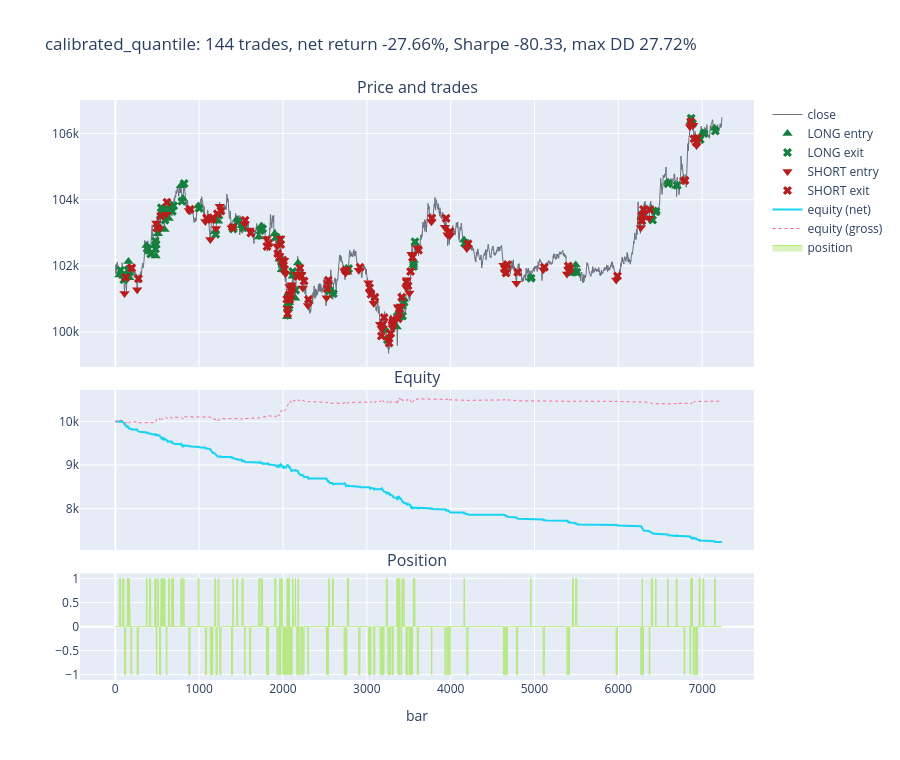

This figure's notebook cell:
### Markdown cell above
Static copy of that first result (the widget above holds the live one):

### Code cell
from neural_trade.registries.visualizations import Visualizations

display(explorer.summary_frame().round(4))
Visualizations.build("plotly_trading", explorer.last, explorer.config, bars=explorer.bars).show()

### Figure 1 — Plotly figure (JSON) as saved in the notebook; plotly's stock layout.template omitted (floating-point values rounded to 4 significant figures; data arrays with more than 128 entries replaced by an {"elided": "..."} marker saying what was removed)
{"data": [{"line": {"color": "#6b7280", "width": 1}, "name": "close", "type": "scatter", "x": {"elided": "7236 int values"}, "xaxis": "x", "y": {"elided": "7236 float values"}, "yaxis": "y"}, {"hovertext": ["quantile size 10,000", "quantile size 9,995", "quantile size 9,891", "quantile size 9,880", "quantile size 9,836", "quantile size 9,763", "quantile size 9,734", "quantile size 9,709", "quantile size 9,702", "quantile size 9,673", "quantile size 9,683", "quantile size 9,624", "quantile size 9,627", "quantile size 9,607", "quantile size 9,582", "quantile size 9,536", "quantile size 9,542", "quantile size 9,506", "quantile size 9,489", "quantile size 9,427", "quantile size 9,427", "quantile size 9,278", "quantile size 9,194", "quantile size 9,166", "quantile size 9,144", "quantile size 9,119", "quantile size 9,058", "quantile size 9,056", "quantile size 9,010", "quantile size 8,972", "quantile size 9,005", "quantile size 8,980", "quantile size 8,990", "quantile size 8,995", "quantile size 8,974", "quantile size 8,958", "quantile size 8,874", "quantile size 8,869", "quantile size 8,860", "quantile size 8,628", "quantile size 8,589", "quantile size 8,524", "quantile size 8,386", "quantile size 8,255", "quantile size 8,278", "quantile size 8,261", "quantile size 8,191", "quantile size 8,152", "quantile size 8,020", "quantile size 8,000", "quantile size 7,911", "quantile size 7,767", "quantile size 7,680", "quantile size 7,670", "quantile size 7,582", "quantile size 7,537", "quantile size 7,462", "quantile size 7,423", "quantile size 7,406", "quantile size 7,389", "quantile size 7,335", "quantile size 7,326", "quantile size 7,285", "quantile size 7,270", "quantile size 7,254"], "marker": {"color": "#15803d", "size": 9, "symbol": "triangle-up"}, "mode": "markers", "name": "LONG entry", "type": "scatter", "x": [48, 87, 143, 157, 167, 372, 408, 473, 478, 481, 509, 543, 554, 570, 587, 637, 672, 687, 783, 806, 989, 1187, 1226, 1402, 1450, 1511, 1712, 1742, 1902, 1962, 1980, 1987, 2050, 2060, 2063, 2074, 2116, 2146, 2180, 2546, 2590, 2768, 3233, 3357, 3376, 3391, 3421, 3442, 3556, 3561, 4160, 4955, 5455, 5492, 6277, 6285, 6394, 6446, 6589, 6691, 6867, 6871, 6964, 7009, 7148], "xaxis": "x", "y": [101700.0, 101700.0, 101800.0, 102100.0, 101600.0, 102600.0, 102400.0, 102600.0, 102600.0, 102300.0, 103000.0, 103500.0, 103700.0, 103600.0, 103100.0, 103400.0, 103800.0, 103800.0, 104400.0, 104000.0, 103800.0, 103000.0, 103400.0, 103200.0, 103400.0, 103200.0, 102900.0, 103200.0, 103000.0, 102200.0, 102200.0, 101900.0, 100500.0, 101100.0, 100700.0, 100900.0, 101700.0, 101000.0, 102100.0, 101500.0, 101200.0, 101800.0, 100000.0, 100200.0, 100400.0, 100700.0, 100800.0, 101000.0, 102000.0, 102200.0, 102800.0, 101600.0, 101800.0, 102000.0, 103500.0, 103500.0, 103700.0, 103700.0, 104500.0, 104400.0, 106400.0, 106400.0, 105800.0, 106000.0, 106200.0], "yaxis": "y"}, {"hovertext": ["TIME net -5.27", "TIME net -36.03", "REV net -10.73", "REV net -44.42", "REV net -2.56", "REV net -28.42", "TIME net -24.87", "REV net -7.70", "REV net -28.46", "REV net +14.51", "REV net -3.50", "REV net +3.02", "TIME net -20.55", "REV net -24.96", "REV net +7.10", "REV net +5.54", "REV net -35.82", "REV net -16.76", "SL net -61.64", "TIME net +21.83", "REV net -24.89", "REV net -25.77", "REV net -2.56", "REV net -21.97", "REV net -25.24", "TIME net -23.44", "TIME net -1.46", "TIME net -25.40", "REV net -27.17", "REV net +33.75", "REV net -25.51", "REV net -13.91", "REV net +7.05", "REV net -20.41", "REV net +9.93", "REV net -24.77", "REV net -5.21", "REV net +3.80", "REV net -51.29", "REV net -39.15", "REV net -22.50", "TIME net -7.90", "REV net -40.06", "REV net +9.24", "REV net -12.09", "REV net -31.87", "REV net -39.86", "REV net -22.93", "REV net -19.45", "REV net +28.29", "REV net -23.29", "REV net -16.34", "REV net -10.13", "TIME net -32.15", "REV net -22.01", "REV net -14.49", "TIME net -38.98", "REV net -16.83", "REV net -17.33", "REV net -12.67", "REV net -8.96", "TIME net -18.27", "REV net -14.44", "REV net -16.24", "REV net -20.48"], "marker": {"color": "#15803d", "size": 8, "symbol": "x"}, "mode": "markers", "name": "LONG exit", "type": "scatter", "x": [63, 102, 153, 161, 168, 379, 423, 477, 479, 486, 513, 549, 569, 572, 593, 646, 680, 695, 794, 821, 1000, 1198, 1236, 1406, 1460, 1526, 1727, 1757, 1916, 1967, 1982, 1992, 2053, 2061, 2069, 2075, 2117, 2151, 2185, 2554, 2601, 2783, 3246, 3370, 3380, 3393, 3426, 3445, 3558, 3575, 4167, 4959, 5464, 5507, 6282, 6287, 6409, 6450, 6594, 6701, 6869, 6886, 6976, 7021, 7157], "xaxis": "x", "y": [101900.0, 101600.0, 101900.0, 101900.0, 101800.0, 102500.0, 102400.0, 102800.0, 102500.0, 102700.0, 103100.0, 103800.0, 103700.0, 103500.0, 103400.0, 103700.0, 103600.0, 103800.0, 104000.0, 104500.0, 103700.0, 103000.0, 103500.0, 103100.0, 103300.0, 103200.0, 103100.0, 103100.0, 102900.0, 102800.0, 102100.0, 101900.0, 100700.0, 101100.0, 101000.0, 100800.0, 101800.0, 101300.0, 101700.0, 101300.0, 101200.0, 101900.0, 99770.0, 100500.0, 100500.0, 100500.0, 100500.0, 100900.0, 102000.0, 102700.0, 102700.0, 101600.0, 101800.0, 101800.0, 103400.0, 103500.0, 103400.0, 103600.0, 104500.0, 104400.0, 106500.0, 106300.0, 105800.0, 106000.0, 106100.0], "yaxis": "y"}, {"hovertext": ["quantile size 9,959", "quantile size 9,833", "quantile size 9,815", "quantile size 9,688", "quantile size 9,679", "quantile size 9,589", "quantile size 9,449", "quantile size 9,402", "quantile size 9,373", "quantile size 9,300", "quantile size 9,253", "quantile size 9,192", "quantile size 9,186", "quantile size 9,095", "quantile size 9,068", "quantile size 9,031", "quantile size 9,034", "quantile size 8,983", "quantile size 8,985", "quantile size 9,006", "quantile size 8,966", "quantile size 8,935", "quantile size 8,941", "quantile size 8,997", "quantile size 8,984", "quantile size 8,933", "quantile size 8,949", "quantile size 8,927", "quantile size 8,882", "quantile size 8,873", "quantile size 8,809", "quantile size 8,775", "quantile size 8,762", "quantile size 8,726", "quantile size 8,693", "quantile size 8,651", "quantile size 8,566", "quantile size 8,547", "quantile size 8,516", "quantile size 8,492", "quantile size 8,487", "quantile size 8,475", "quantile size 8,443", "quantile size 8,456", "quantile size 8,430", "quantile size 8,346", "quantile size 8,338", "quantile size 8,312", "quantile size 8,292", "quantile size 8,264", "quantile size 8,266", "quantile size 8,229", "quantile size 8,129", "quantile size 8,099", "quantile size 8,097", "quantile size 8,028", "quantile size 8,028", "quantile size 8,018", "quantile size 7,993", "quantile size 7,956", "quantile size 7,937", "quantile size 7,887", "quantile size 7,861", "quantile size 7,854", "quantile size 7,841", "quantile size 7,809", "quantile size 7,751", "quantile size 7,730", "quantile size 7,696", "quantile size 7,637", "quantile size 7,613", "quantile size 7,560", "quantile size 7,522", "quantile size 7,496", "quantile size 7,376", "quantile size 7,361", "quantile size 7,308", "quantile size 7,321", "quantile size 7,315"], "marker": {"color": "#b91c1c", "size": 9, "symbol": "triangle-down"}, "mode": "markers", "name": "SHORT entry", "type": "scatter", "x": [110, 187, 261, 489, 529, 609, 878, 1074, 1133, 1153, 1202, 1246, 1387, 1543, 1601, 1805, 1817, 1929, 1953, 1969, 2000, 2015, 2031, 2054, 2071, 2077, 2083, 2086, 2102, 2166, 2188, 2219, 2237, 2298, 2520, 2535, 2731, 2747, 2904, 3019, 3035, 3082, 3159, 3175, 3191, 3251, 3276, 3303, 3310, 3371, 3383, 3407, 3470, 3478, 3509, 3533, 3602, 3771, 3932, 3962, 3990, 4193, 4630, 4646, 4662, 4785, 5105, 5388, 5404, 5975, 6270, 6283, 6296, 6369, 6785, 6855, 6894, 6915, 6934], "xaxis": "x", "y": [101200.0, 102000.0, 101300.0, 103300.0, 103100.0, 103600.0, 103700.0, 103300.0, 102800.0, 103400.0, 103100.0, 103800.0, 103200.0, 103300.0, 103100.0, 102800.0, 102600.0, 102600.0, 102300.0, 102800.0, 102000.0, 102200.0, 101800.0, 100700.0, 101000.0, 101400.0, 101000.0, 101000.0, 101400.0, 101700.0, 101700.0, 101700.0, 101300.0, 100800.0, 101000.0, 101500.0, 101900.0, 101800.0, 101900.0, 101500.0, 101200.0, 100900.0, 100200.0, 100100.0, 100100.0, 99770.0, 99850.0, 100300.0, 100100.0, 100800.0, 100700.0, 100800.0, 101300.0, 101600.0, 101200.0, 102300.0, 102600.0, 103300.0, 103200.0, 102900.0, 102900.0, 102500.0, 102000.0, 101800.0, 101800.0, 101500.0, 101900.0, 101800.0, 101900.0, 101600.0, 103200.0, 103400.0, 103600.0, 103400.0, 104600.0, 106200.0, 106300.0, 105800.0, 105600.0], "yaxis": "y"}, {"hovertext": ["TIME net -67.81", "REV net -18.59", "TIME net -52.03", "REV net -4.83", "REV net -55.23", "REV net -52.68", "TIME net -22.18", "TIME net -28.74", "TIME net -73.73", "REV net -21.14", "TIME net -58.58", "TIME net -5.91", "REV net -19.59", "REV net -27.67", "TIME net -9.90", "REV net +3.19", "REV net -24.24", "REV net +2.51", "REV net -13.20", "REV net -0.77", "REV net -31.00", "REV net +6.00", "TIME net +49.75", "REV net -2.84", "REV net -26.42", "REV net +16.54", "REV net -22.78", "TIME net -44.85", "REV net -7.57", "REV net -12.36", "TIME net -34.46", "REV net -12.79", "TIME net -36.03", "REV net -32.97", "REV net -41.59", "REV net -23.61", "TIME net -18.82", "TIME net -23.06", "TIME net -24.54", "TIME net -4.64", "TIME net -11.98", "TIME net -32.40", "TIME net +13.14", "TIME net -26.26", "TIME net -43.56", "TIME net -8.16", "REV net -25.76", "REV net -20.07", "REV net -36.79", "REV net +13.23", "REV net -4.49", "REV net -37.74", "REV net -29.70", "REV net -1.86", "SL net -68.65", "REV net -8.89", "TIME net -10.11", "REV net -25.25", "REV net -36.78", "TIME net -19.60", "REV net -26.00", "TIME net -26.79", "TIME net -6.84", "TIME net -12.31", "TIME net -32.88", "TIME net -41.34", "REV net -21.12", "TIME net -33.73", "TIME net -16.35", "TIME net -24.02", "REV net -30.95", "REV net -23.86", "REV net -25.95", "REV net -33.95", "REV net -15.17", "REV net -25.86", "REV net +13.23", "TIME net -6.76", "REV net -29.95"], "marker": {"color": "#b91c1c", "size": 8, "symbol": "x"}, "mode": "markers", "name": "SHORT exit", "type": "scatter", "x": [125, 196, 276, 495, 542, 616, 893, 1089, 1148, 1164, 1217, 1261, 1400, 1548, 1616, 1810, 1830, 1938, 1959, 1973, 2001, 2019, 2046, 2056, 2073, 2081, 2085, 2101, 2109, 2173, 2203, 2221, 2252, 2304, 2528, 2541, 2746, 2762, 2919, 3034, 3050, 3097, 3174, 3190, 3206, 3266, 3283, 3307, 3313, 3373, 3388, 3416, 3472, 3492, 3522, 3545, 3617, 3776, 3946, 3977, 3995, 4208, 4645, 4661, 4677, 4800, 5118, 5403, 5419, 5990, 6276, 6284, 6300, 6376, 6795, 6864, 6903, 6930, 6943], "xaxis": "x", "y": [101700.0, 101900.0, 101600.0, 103100.0, 103500.0, 103900.0, 103700.0, 103500.0, 103400.0, 103500.0, 103600.0, 103700.0, 103200.0, 103400.0, 103000.0, 102600.0, 102700.0, 102400.0, 102300.0, 102700.0, 102200.0, 101900.0, 101000.0, 100600.0, 101100.0, 101000.0, 101100.0, 101400.0, 101300.0, 101700.0, 101900.0, 101700.0, 101500.0, 101000.0, 101300.0, 101600.0, 101900.0, 101900.0, 102000.0, 101300.0, 101100.0, 101100.0, 99880.0, 100200.0, 100400.0, 99670.0, 99960.0, 100300.0, 100400.0, 100400.0, 100600.0, 101100.0, 101500.0, 101400.0, 101800.0, 102300.0, 102500.0, 103500.0, 103400.0, 103000.0, 103000.0, 102700.0, 101900.0, 101800.0, 102000.0, 101800.0, 102000.0, 102000.0, 101900.0, 101700.0, 103400.0, 103500.0, 103700.0, 103700.0, 104600.0, 106400.0, 105800.0, 105700.0, 105900.0], "yaxis": "y"}, {"line": {"width": 2}, "name": "equity (net)", "type": "scatter", "x": {"elided": "7237 int values"}, "xaxis": "x2", "y": {"elided": "7237 float values"}, "yaxis": "y2"}, {"line": {"dash": "dot", "width": 1}, "name": "equity (gross)", "type": "scatter", "x": {"elided": "7237 int values"}, "xaxis": "x2", "y": {"elided": "7237 float values"}, "yaxis": "y2"}, {"fill": "tozeroy", "line": {"width": 1}, "name": "position", "type": "scatter", "x": {"elided": "7236 int values"}, "xaxis": "x3", "y": {"elided": "7236 float values"}, "yaxis": "y3"}], "layout": {"annotations": [{"font": {"size": 16}, "showarrow": false, "text": "Price and trades", "x": 0.5, "xanchor": "center", "xref": "paper", "y": 1.0, "yanchor": "bottom", "yref": "paper"}, {"font": {"size": 16}, "showarrow": false, "text": "Equity", "x": 0.5, "xanchor": "center", "xref": "paper", "y": 0.5, "yanchor": "bottom", "yref": "paper"}, {"font": {"size": 16}, "showarrow": false, "text": "Position", "x": 0.5, "xanchor": "center", "xref": "paper", "y": 0.184, "yanchor": "bottom", "yref": "paper"}], "height": 760, "hovermode": "x unified", "title": {"text": "calibrated_quantile: 144 trades, net return -27.66%, Sharpe -80.33, max DD 27.72%"}, "xaxis": {"anchor": "y", "domain": [0.0, 1.0], "matches": "x3", "showticklabels": false}, "xaxis2": {"anchor": "y2", "domain": [0.0, 1.0], "matches": "x3", "showticklabels": false}, "xaxis3": {"anchor": "y3", "domain": [0.0, 1.0], "title": {"text": "bar"}}, "yaxis": {"anchor": "x", "domain": [0.54, 1.0]}, "yaxis2": {"anchor": "x2", "domain": [0.224, 0.5]}, "yaxis3": {"anchor": "x3", "domain": [0.0, 0.184]}}}
